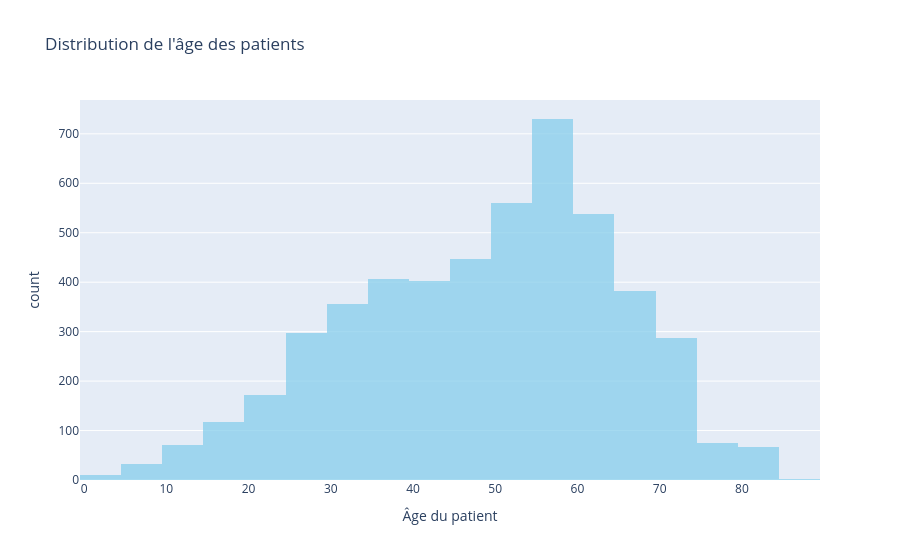

Notebook code cell kept with this figure:
### Markdown cell above
### 2.1 Analyse Univariée

### Code cell
# 1. Distribution de Patient Age
fig_age = px.histogram(df, 
                       x='Patient Age', 
                       title="Distribution de l'âge des patients",
                       nbins=40,
                       color_discrete_sequence=['skyblue'],
                       opacity=0.75,
                       labels={'Patient Age': 'Âge du patient'},
                       )
fig_age.show()

### Figure 1 — Plotly figure (JSON) as saved in the notebook; plotly's stock layout.template omitted (floating-point values rounded to 4 significant figures; data arrays with more than 128 entries replaced by an {"elided": "..."} marker saying what was removed)
{"data": [{"bingroup": "x", "hovertemplate": "Âge du patient=%{x}<br>count=%{y}<extra></extra>", "legendgroup": "", "marker": {"color": "skyblue", "opacity": 0.75, "pattern": {"shape": ""}}, "name": "", "nbinsx": 40, "orientation": "v", "showlegend": false, "type": "histogram", "x": {"elided": "4956 int values"}, "xaxis": "x", "yaxis": "y"}], "layout": {"barmode": "relative", "legend": {"tracegroupgap": 0}, "title": {"text": "Distribution de l'âge des patients"}, "xaxis": {"anchor": "y", "domain": [0, 1], "title": {"text": "Âge du patient"}}, "yaxis": {"anchor": "x", "domain": [0, 1], "title": {"text": "count"}}}}
